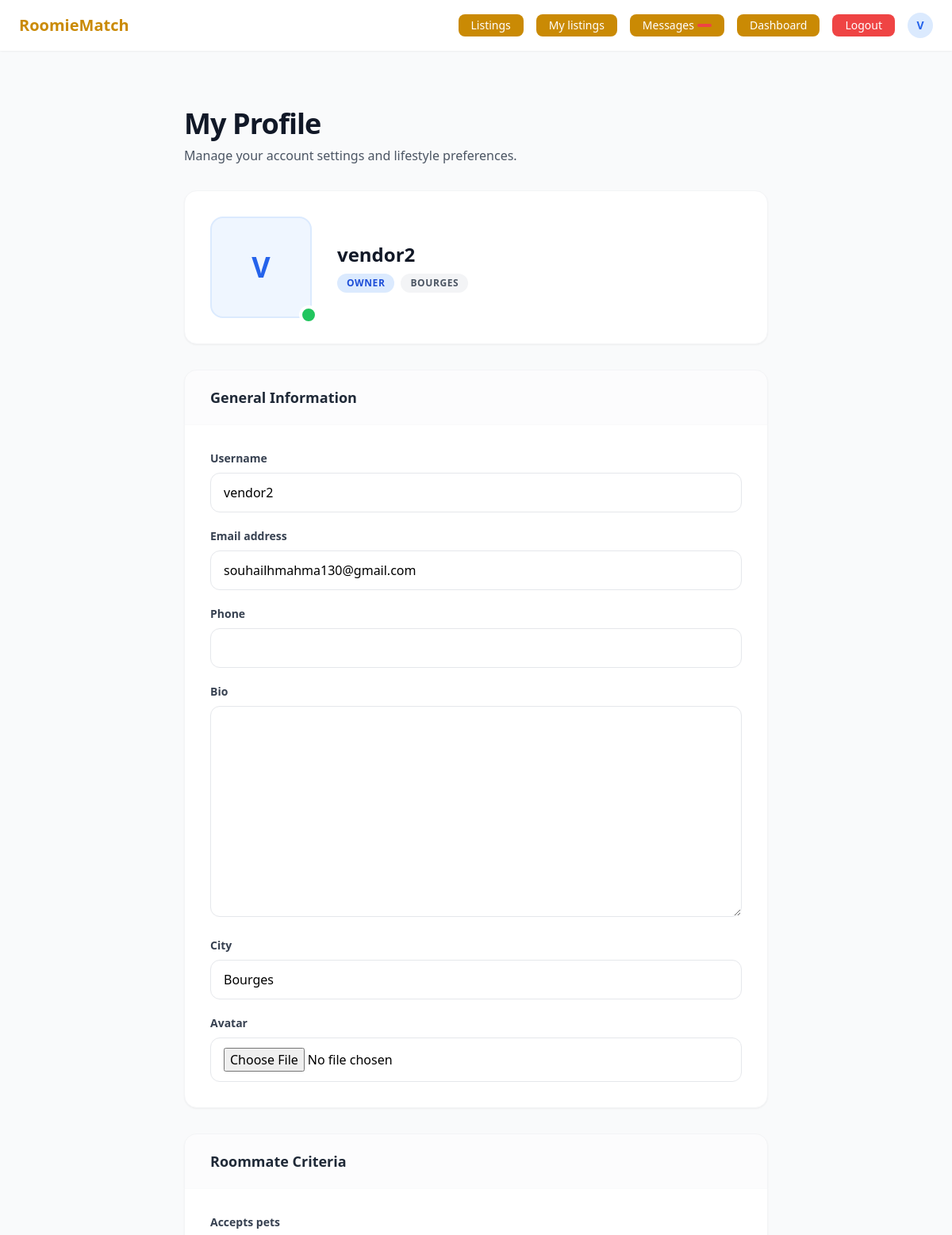
/accounts/profile/ (signed in, upper part), run on an earlier commit of the app's database.
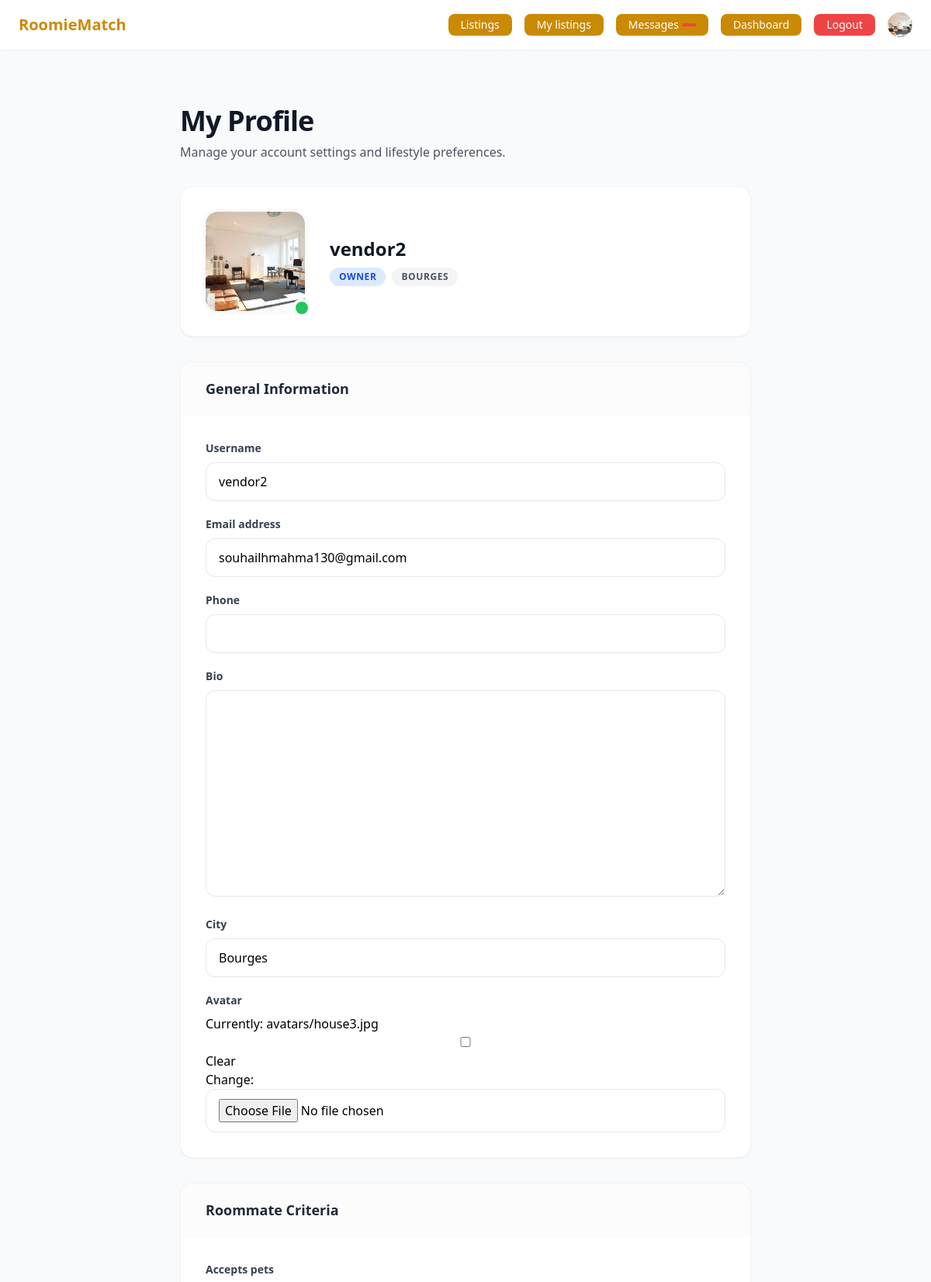
And on a later commit of the database.
### accounts/models.py (models this page shows, shortened)
class User(AbstractUser):
    class Role(models.TextChoices):
        SEEKER = 'seeker', 'Seeker'    # looking for a room
        OWNER  = 'owner',  'Owner'     # offering a room
    role   = models.CharField(max_length=20, choices=Role.choices, default=Role.SEEKER)
    avatar = models.ImageField(upload_to='avatars/', null=True, blank=True)
    phone  = models.CharField(max_length=20, blank=True)
    bio    = models.TextField(blank=True)
    city   = models.CharField(max_length=100, blank=True)
    def is_seeker(self):
        return self.role == self.Role.SEEKER
    def is_owner(self):
        return self.role == self.Role.OWNER

### accounts/views.py (the view)
# urls.py: path('profile/',   views.profile,     name='profile'),
@login_required
def profile(request):
    user = request.user
    if request.method == 'POST':
        user_form = UserUpdateForm(request.POST, request.FILES, instance=user)
        if user.is_seeker():
            profile_form = SeekerProfileForm(request.POST, instance=user.seeker_profile)
        else:
            profile_form = OwnerProfileForm(request.POST, instance=user.owner_profile)
        if user_form.is_valid() and profile_form.is_valid():
            user_form.save()
            profile_form.save()
            messages.success(request, 'Profile updated!')
            return redirect('profile')
    else:
        user_form = UserUpdateForm(instance=user)
        if user.is_seeker():
            profile_form = SeekerProfileForm(instance=user.seeker_profile)
        else:
            profile_form = OwnerProfileForm(instance=user.owner_profile)
    return render(request, 'accounts/profile.html', {
        'user_form'   : user_form,
        'profile_form': profile_form,
    })

### accounts/forms.py
class UserUpdateForm(forms.ModelForm):
    class Meta:
        model  = User
        fields = ['username', 'email', 'phone', 'bio', 'city', 'avatar']

class OwnerProfileForm(forms.ModelForm):
    class Meta:
        model   = OwnerProfile
        exclude = ['user', 'created_at']

### templates/accounts/profile.html (shortened to what this page needs)
{% extends 'base.html' %}
{% block content %}
<div class="max-w-3xl mx-auto py-10 px-4">
  <div class="mb-8">
    <h1 class="text-4xl font-extrabold text-gray-900 tracking-tight">My Profile</h1>
    <p class="text-gray-600 mt-2">Manage your account settings and lifestyle preferences.</p>
  </div>
  <div class="bg-white rounded-2xl shadow-sm border border-gray-100 p-8 mb-8 flex flex-col sm:flex-row items-center gap-8 transition-all hover:shadow-md">
    <div class="relative">
      {% if user.avatar %}
        <img src="{{ user.avatar.url }}" class="w-32 h-32 rounded-2xl object-cover shadow-inner ring-4 ring-gray-50" />
      {% else %}
        <div class="w-32 h-32 rounded-2xl bg-blue-50 flex items-center justify-center text-4xl font-bold text-blue-600 border-2 border-blue-100">
          {{ user.username|first|upper }}
        </div>
      {% endif %}
      <div class="absolute -bottom-2 -right-2 bg-green-500 w-6 h-6 rounded-full border-4 border-white"></div>
    </div>
    <div class="text-center sm:text-left">
      <p class="text-2xl font-bold text-gray-900">{{ user.username }}</p>
      <div class="flex flex-wrap justify-center sm:justify-start gap-2 mt-2">
        <span class="px-3 py-1 bg-blue-100 text-blue-700 text-xs font-semibold rounded-full uppercase tracking-wider">
          {{ user.get_role_display }}
        </span>
        {% if user.city %}
        <span class="px-3 py-1 bg-gray-100 text-gray-600 text-xs font-semibold rounded-full uppercase tracking-wider">
          {{ user.city }}
        </span>
        {% endif %}
      </div>
    </div>
  </div>
  <form method="POST" enctype="multipart/form-data" class="space-y-8">
    <div class="bg-white rounded-2xl shadow-sm border border-gray-100 overflow-hidden">
      <div class="px-8 py-5 border-b border-gray-50 bg-gray-50/50">
        <h2 class="font-bold text-gray-800 text-lg">General Information</h2>
      </div>
      <div class="p-8 space-y-5">
        {% for field in user_form %}
          <div>
            <label class="block text-sm font-semibold text-gray-700 mb-2">{{ field.label }}</label>
            <div class="relative group">
              {{ field }}
            </div>
          </div>
        {% endfor %}
      </div>
    </div>
    <div class="bg-white rounded-2xl shadow-sm border border-gray-100 overflow-hidden">
      <div class="px-8 py-5 border-b border-gray-50 bg-gray-50/50">
        <h2 class="font-bold text-gray-800 text-lg">
          {% if user.is_seeker %}My Lifestyle Preferences{% else %}Roommate Criteria{% endif %}
        </h2>
      </div>
      <div class="p-8 space-y-5">
        {% for field in profile_form %}
          <div>
            <label class="block text-sm font-semibold text-gray-700 mb-2">{{ field.label }}</label>
          </div>
        {% endfor %}
      </div>
    </div>
  </form>
</div>
{% endblock %}

### templates/base.html (shortened to what this page needs)
<!DOCTYPE html>
<html lang="en">
<head>
  <script src="https://cdn.tailwindcss.com"></script>
</head>
<body class="bg-gray-50 min-h-screen">
  <nav class="bg-white shadow-sm px-6 py-4 flex items-center justify-between">
    <a href="/" class="text-xl font-bold text-yellow-600">RoomieMatch</a>
    <div class="flex items-center gap-4 text-sm">
      <a href="{% url 'listings:list' %}" class="bg-yellow-600 text-white px-4 py-1 rounded-lg">
        Listings
      </a>
      {% if user.is_authenticated %}
        {% if user.is_owner %}
          <a href="{% url 'listings:my_listings' %}" class="bg-yellow-600 text-white px-4 py-1 rounded-lg">
            My listings
          </a>
        {% endif %}
        <a href="{% url 'messaging:inbox' %}" class="relative bg-yellow-600 text-white px-4 py-1 rounded-lg flex items-center gap-1">
           Messages
          <span id="unread-count"
                hx-get="{% url 'messaging:unread_count' %}"
                hx-trigger="load, every 30s"
                hx-swap="innerHTML"
                class="bg-red-500 text-white text-xs rounded-full px-1.5 py-0.5 min-w-[18px] text-center">
          </span>
        </a>
        <a href="{% url 'dashboard' %}" class="bg-yellow-600 text-white px-4 py-1 rounded-lg">
          Dashboard
        </a>
        <a href="{% url 'logout' %}" class="bg-red-500 text-white px-4 py-1 rounded-lg hover:bg-red-600">
          Logout
        </a>
        <a href="{% url 'profile' %}" class="flex items-center gap-2 hover:opacity-80">
          {% if user.avatar %}
            <img src="{{ user.avatar.url }}" class="w-8 h-8 rounded-full object-cover" />
          {% else %}
            <div class="w-8 h-8 rounded-full bg-blue-100 flex items-center justify-center text-sm font-bold text-blue-600">
              {{ user.username|first|upper }}
            </div>
          {% endif %}
        </a>
      {% else %}
        <a href="{% url 'login' %}"    class="bg-yellow-600 text-white px-4 py-1 rounded-lg hover:text-blue-600">Login</a>
        <a href="{% url 'register' %}" class="bg-blue-600 text-white px-4 py-1 rounded-lg hover:bg-blue-700">
          Sign Up
        </a>
      {% endif %}
    </div>
  </nav>
  <main class="max-w-6xl mx-auto px-4 py-8">
    {% block content %}{% endblock %}
  </main>
</body>
</html>

What changed in the data, as far as the page shows it:
changed User "vendor2": avatar: picture added; avatar empty → "avatars/house3.jpg" (drawn); username|first "V" → (not shown)
Also different on the page:
new list line: "Currently: avatars/house3.jpg Clear Change: ☐"
